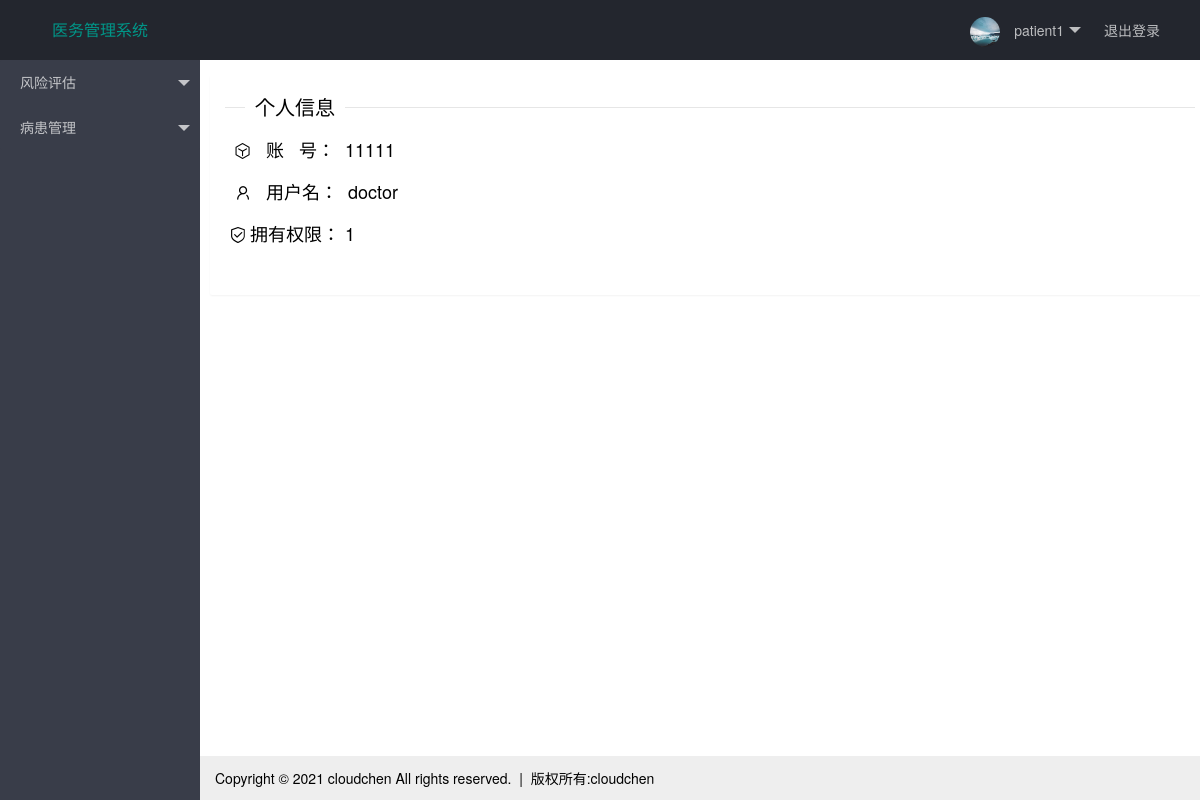
Screenshot of /user/11111 (signed in) with the database file from the repository.
### tables.py (models this page shows, shortened)
class Admin(UserMixin, db.Model):
    __tablename__ = 'admin'
    admin_id = db.Column(db.String(6), primary_key=True)
    admin_name = db.Column(db.String(32))
    password = db.Column(db.String(24))
    right = db.Column(db.String(32))
    harris_table =  db.relationship('HarrisScoreData',backref='user')
    advice_table = db.relationship('AdviceData',backref='user')

### main.py (the view)
@app.route('/user/<id>')
@login_required
def user_info(id):
    user = Admin.query.filter_by(admin_id=id).first()
    if user.right == '1':
        return render_template('doctor_user-info.html', user=user, name=session.get('name'))
    else:
        return render_template('patient_user-info.html', user=user, name=session.get('name'))

### main.py (called while the page is built)
@login_manager.user_loader
def load_user(admin_id):
    return Admin.query.get(int(admin_id))

### templates/doctor_user-info.html (shortened to what this page needs)
{% extends 'index_doctor.html' %}
{% block body %}
<fieldset class="layui-elem-field layui-field-title">
  <legend>个人信息</legend>
  <div class="layui-field-box" style="font-size: large;line-height: 40px;">
      <div class="layui-row">
          &nbsp;&nbsp;<i class="layui-icon">&#xe857;</i>&nbsp;&nbsp;&nbsp;账&nbsp;&nbsp;&nbsp;号：&nbsp;&nbsp;{{ user.admin_id }}
      </div>
      <div class="layui-row">
          &nbsp;&nbsp;<i class="layui-icon">&#xe66f;</i>&nbsp;&nbsp;&nbsp;用户名：&nbsp;&nbsp;{{ user.admin_name }}
      </div>
      <div class="layui-row">
          &nbsp;<i class="layui-icon">&#xe672;&nbsp;</i>拥有权限：&nbsp;{{ user.right }}
      </div>
  </div>
</fieldset>
{% endblock %}

### templates/index_doctor.html (shortened to what this page needs)
<!DOCTYPE html>
<html>
<head>
  <link rel="stylesheet" href="../static/layui/css/layui.css">
</head>
<body class="layui-layout-body">
<div class="layui-layout layui-layout-admin">
  <div class="layui-header">
    <a href="{{ url_for('index_doctor') }}"><div class="layui-logo">医务管理系统</div></a>
    <ul class="layui-nav layui-layout-right">
      <li class="layui-nav-item">
        <a href="javascript:;">
          <img src="../static/icon.jpg" class="layui-nav-img">
          {{ name }}
        </a>
      </li>
      <li class="layui-nav-item"><a href="{{ url_for('logout') }}">退出登录</a></li>
    </ul>
  </div>
  <div class="layui-side layui-bg-black">
    <div class="layui-side-scroll">
      <ul class="layui-nav layui-nav-tree"  lay-filter="test">
        <li class="layui-nav-item">
          <a class="" href="javascript:;">风险评估</a>
        </li>
        <li class="layui-nav-item">
          <a href="javascript:;">病患管理</a>
        </li>
      </ul>
    </div>
  </div>
  <div class="layui-body">
    <div class="layui-card layui-row layui-col-space10" style="margin:15px 10px;width:100%;">
        <div class="layui-card-body">
        {% block body %}
        {% endblock %}
        </div>
    </div>
  </div>
  <div class="layui-footer">
    Copyright © 2021 cloudchen All rights reserved.&nbsp;&nbsp;|&nbsp;&nbsp;版权所有:cloudchen
  </div>
</div>
</body>
</html>

### static/layui/css/layui.css (style rules this page uses)
.layui-inline,img { display:inline-block;vertical-align:middle }
.layui-edge,.layui-header,.layui-inline,.layui-main { position:relative }
.layui-btn,.layui-edge,.layui-inline,img { vertical-align:middle }
.layui-btn,.layui-disabled,.layui-icon,.layui-unselect { -webkit-user-select:none;-ms-user-select:none;-moz-user-select:none }
blockquote,body,button,dd,div,dl,dt,form,h1,h2,h3,h4,h5,h6,input,li,ol,p,pre,td,textarea,th,ul { margin:0;padding:0;-webkit-tap-highlight-color:rgba(0,0,0,0) }
img { border:none }
li { list-style:none }
body { line-height:24px;font:14px Helvetica Neue,Helvetica,PingFang SC,Tahoma,Arial,sans-serif }
a { color:#333;text-decoration:none }
.layui-icon { font-family:layui-icon!important;font-size:16px;font-style:normal;-webkit-font-smoothing:antialiased;-moz-osx-font-smoothing:grayscale }
.layui-header { z-index:1000;height:60px }
.layui-side { position:fixed;left:0;top:0;bottom:0;z-index:999;width:200px;overflow-x:hidden }
.layui-side-scroll { position:relative;width:220px;height:100%;overflow-x:hidden }
.layui-body { position:absolute;left:200px;right:0;top:0;bottom:0;z-index:998;width:auto;overflow:hidden;overflow-y:auto;box-sizing:border-box }
.layui-layout-body { overflow:hidden }
.layui-layout-admin .layui-header { background-color:#23262E }
.layui-layout-admin .layui-side { top:60px;width:200px;overflow-x:hidden }
.layui-layout-admin .layui-body { top:60px;bottom:44px }
.layui-layout-admin .layui-footer { position:fixed;left:200px;right:0;bottom:0;height:44px;line-height:44px;padding:0 15px;background-color:#eee }
.layui-layout-admin .layui-logo { position:absolute;left:0;top:0;width:200px;height:100%;line-height:60px;text-align:center;color:#009688;font-size:16px }
.layui-layout-admin .layui-header .layui-nav { background:0 0 }
.layui-layout-right { position:absolute!important;right:0;top:0 }
.layui-row:after,.layui-row:before { content:'';display:block;clear:both }
.layui-col-space10 { margin:-5px }
.layui-col-space10>* { padding:5px }
.layui-elem-field { margin-bottom:10px;padding:0;border-width:1px;border-style:solid }
.layui-elem-field legend { margin-left:20px;padding:0 10px;font-size:20px;font-weight:300 }
.layui-field-title { margin:10px 0 20px;border-width:1px 0 0 }
.layui-field-box { padding:10px 15px }
.layui-field-title .layui-field-box { padding:10px 0 }
.layui-card { margin-bottom:15px;border-radius:2px;background-color:#fff;box-shadow:0 1px 2px 0 rgba(0,0,0,.05) }
.layui-card:last-child { margin-bottom:0 }
.layui-bg-black,.layui-bg-blue,.layui-bg-cyan,.layui-bg-green,.layui-bg-orange,.layui-bg-red { color:#fff!important }
.layui-card-body { position:relative;padding:10px 15px;line-height:24px }
.layui-bg-black { background-color:#393D49!important }
.layui-badge-rim,.layui-colla-content,.layui-colla-item,.layui-collapse,.layui-elem-field,.layui-form-pane .layui-form-item[pane],.layui-form-pane .layui-form-label,.layui-input,.layui-layedit,.layui-layedit-tool,.layui-quote-nm,.layui-select,.layui-tab-bar,.layui-tab-card,.layui-tab-title,.layui-tab-title .layui-this:after,.layui-textarea { border-color:#e6e6e6 }
.layui-nav { position:relative;padding:0 20px;background-color:#393D49;color:#fff;border-radius:2px;font-size:0;box-sizing:border-box }
.layui-nav * { font-size:14px }
.layui-nav .layui-nav-item { position:relative;display:inline-block;*display:inline;*zoom:1;vertical-align:middle;line-height:60px }
.layui-nav .layui-nav-item a { display:block;padding:0 20px;color:#fff;color:rgba(255,255,255,.7);transition:all .3s;-webkit-transition:all .3s }
.layui-nav-img { width:30px;height:30px;margin-right:10px;border-radius:50% }
.layui-nav-tree { width:200px;padding:0 }
.layui-nav-tree .layui-nav-item { display:block;width:100%;line-height:45px }
.layui-nav-tree .layui-nav-item a { position:relative;height:45px;line-height:45px;text-overflow:ellipsis;overflow:hidden;white-space:nowrap }

### rows the page displays
Admin: admin_name "patient1"
Admin: admin_id "11111", admin_name "doctor", right "1"
